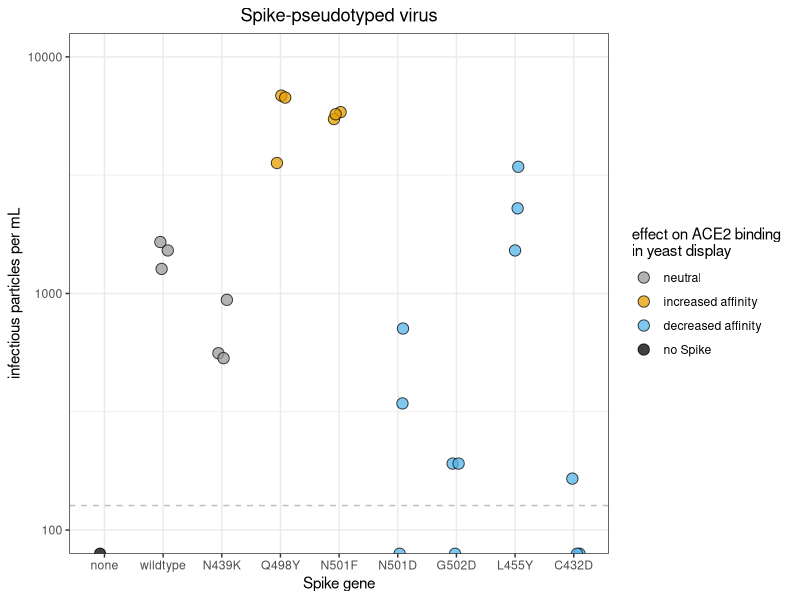
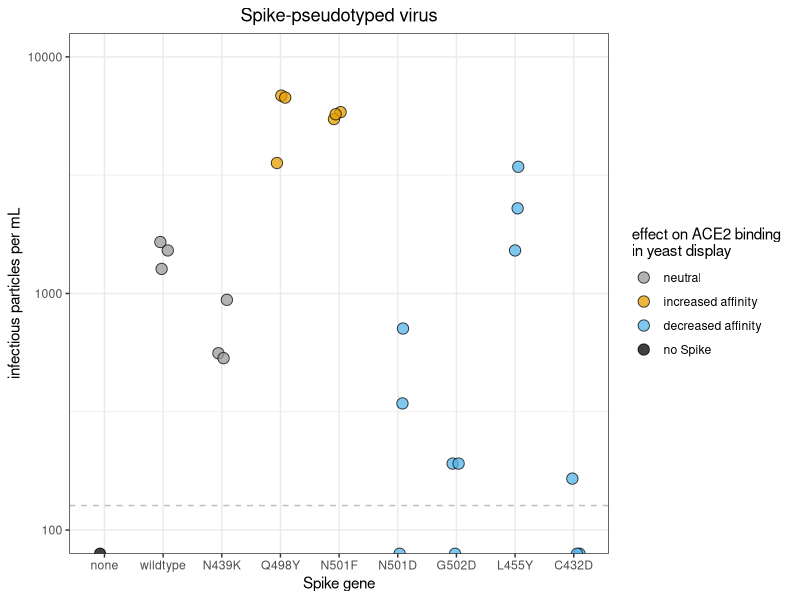

Here is the R script that generated these plots, in order:
## ---- chunk 1
require("knitr")
knitr::opts_chunk$set(echo = T)
knitr::opts_chunk$set(dev.args = list(png = list(type = "cairo")))
#list of packages to install/load
packages = c("ggplot2", "data.table", "tidyverse", "dplyr", "broom", "gridExtra")
#install any packages not already installed
installed_packages <- packages %in% rownames(installed.packages())
if(any(installed_packages == F)){
  install.packages(packages[!installed_packages])
}
#load packages
invisible(lapply(packages, library, character.only=T))
#make results directory
if(!file.exists("results")){
 dir.create(file.path("results"))
}
## ---- chunk 2
# The palette with grey:
cbPalette <- c("#999999", "#E69F00", "#56B4E9", "#009E73", "#F0E442", 
               "#0072B2", "#D55E00", "#CC79A7")
# The palette with black
cbbPalette <- c("#000000", "#E69F00", "#56B4E9", "#009E73", "#F0E442", 
                "#0072B2", "#D55E00", "#CC79A7")
## ---- chunk 3
dt <- read.csv(file="pseudovirus_titers.csv", stringsAsFactors=F)
head(dt)
## ---- chunk 4
dt <- dt %>% mutate(genotype = factor(genotype, 
                                levels=c("none", "VSV_G", "wildtype", 
                                         "N439K", "Q498Y", "N501F", 
                                         "N501D", "G502D", "L455Y", "C432D")),
              uL_virus = factor(uL_virus),
              yeast_display = factor(expectation,
                                   levels=c("neutral", "beneficial", "deleterious", "none"))
              )

ggplot(dt %>%
         filter(uL_virus == "10" | genotype=="none")
       ,
       aes(genotype, virus_per_mL_stringent)
       ) +
  geom_point(size=3.5, 
             alpha=0.75, 
             shape=21,
             color="black", 
             position=position_jitter(width = 0.1, height = 0, seed = 0), 
             aes(fill=yeast_display)) +
  geom_hline(yintercept=127, color="grey", linetype="dashed") + #Limit of detection
  scale_y_log10(lim=c(1e2, 1e4)) +
  xlab("Spike gene") +
  ylab("infectious particles per mL") +
  theme_bw()  +
  scale_fill_manual(name="effect on ACE2 binding \nin yeast display",
                         breaks=c("neutral", "beneficial", "deleterious", "none"),
                         labels=c("neutral", "increased affinity", "decreased affinity", "no Spike"),
                      values=c(cbPalette[1:3], "black")) +
  ggtitle("Spike-pseudotyped virus") +
  theme(plot.title = element_text(hjust = 0.5))

ggsave(
  "./results/stringent_titers.pdf",
  scale = 1,
  width = 8,
  height = 4
)
